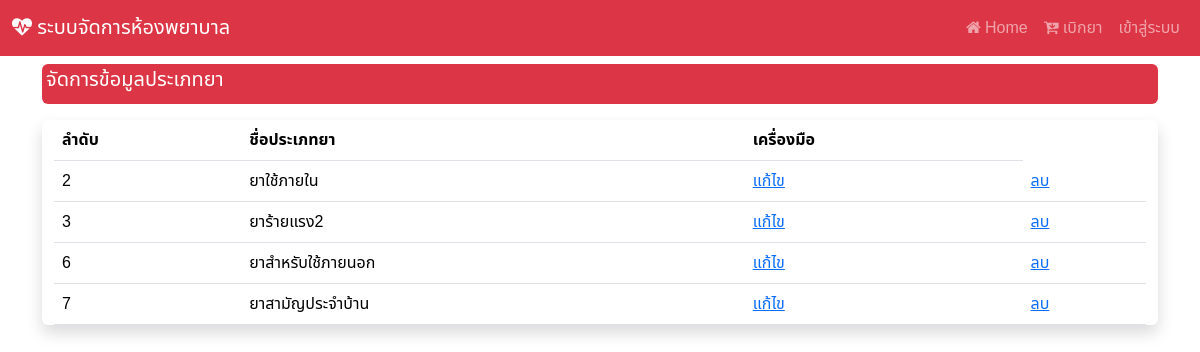
/manage_type, run on an earlier commit of the app's database.
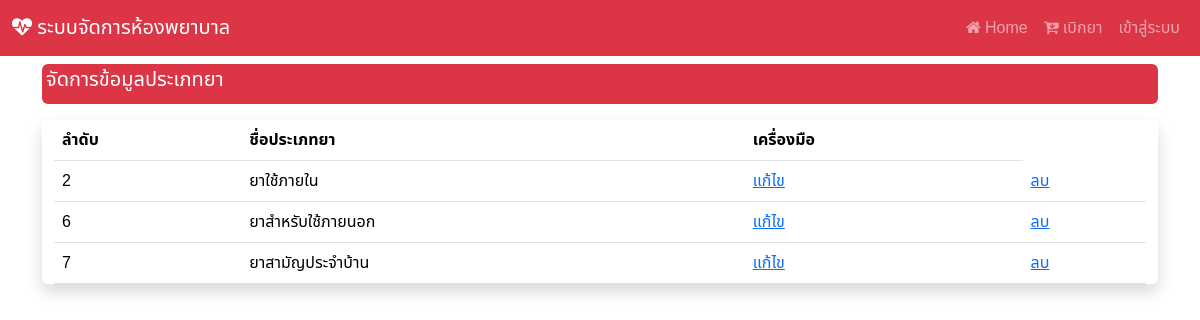
And on a later commit of the database.
### hospital_app/models.py (models this page shows, shortened)
class d_type(models.Model):
    type_id = models.AutoField(primary_key=True)
    type_name = models.CharField(max_length=255)

### hospital_app/views.py (the view)
# urls.py: path('manage_type',views.manage_type),
def manage_type(request):
    show_type = d_type.objects.all() #ORMแสดงค่าทั้งหมดของตารางd_type
    context  = {"type" : show_type} #เก็บเข้าตัวแปร context
    return render(request,'manage_type.html',context) #ส่ง context

### hospital_app/templates/manage_type.html (shortened to what this page needs)
{% extends "base.html" %}
{% block content %}
<div class="mt-2 p-1 bg-danger text-white rounded">
    <h5>จัดการข้อมูลประเภทยา</h5>
  </div>
<div class="container-fluid my-3 justify-content-center align-items-center shadow rounded">
<table class="table table-responsive">
    <thead>
        <tr>
            <th><div class="col d-none d-sm-block">
              ลำดับ
            </div></th>
            <th>ชื่อประเภทยา</th>
            <th>เครื่องมือ</th>
        </tr>
    </thead>
    <tbody>
      {% for i in type  %}
        <tr>
            <td>{{i.type_id}}</td>
            <td>{{i.type_name}}</td>
            <td><a href="edit_type/{{i.type_id}}">แก้ไข</a></td>
            <td><a href="delete_type/{{i.type_id}}">ลบ</a></td>
        </tr>
        {% endfor %}
    </tbody>
</div>
{% endblock  %}

What changed in the data, as far as the page shows it:
removed d_type: type_id "3", type_name "ยาร้ายแรง2"
